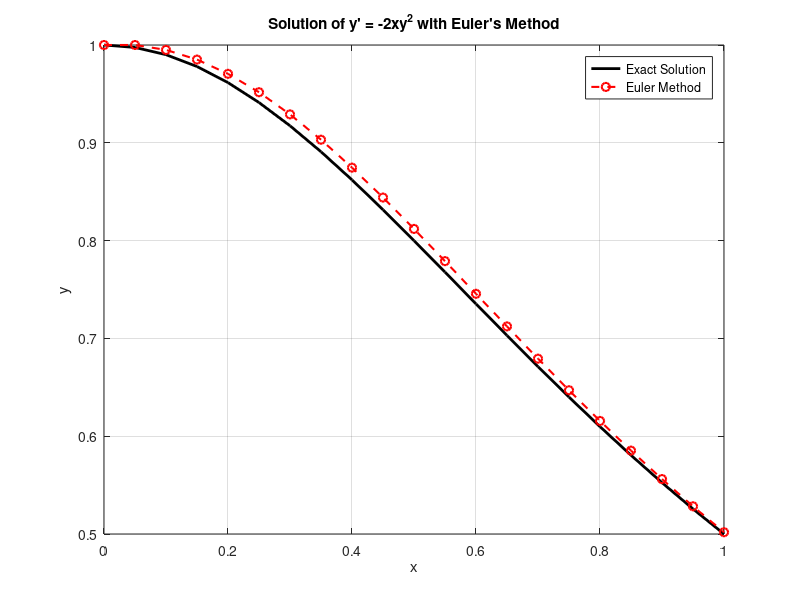

The MATLAB source for this figure:
%Euler's Method
clc; clear;

h = 0.05;               
x = 0:h:1;             
n = length(x);         
y = zeros(1, n);       
y(1) = 1;    

f = @(x,y) - 2 .* x .* y.^2;


for i = 1:n-1
    y(i+1) = y(i) + h * f(x(i), y(i));
end

y_exact = 1 ./ (1 + x.^2);
error = abs(y_exact - y);

disp('    x        y_Euler    y_Exact     Error');
disp('-----------------------------------------------');
for i = 1:n
    fprintf('%8.2f %12.6f %12.6f %12.2e\n', x(i), y(i), y_exact(i), error(i));
end

figure;
plot(x, y_exact, 'k-', 'LineWidth', 2);
hold on;
plot(x, y, 'ro--', 'LineWidth', 1.5, 'MarkerSize', 6);
xlabel('x'); ylabel('y');
title("Solution of y' = -2xy^2 with Euler's Method")
legend('Exact Solution', 'Euler Method');
grid on;
